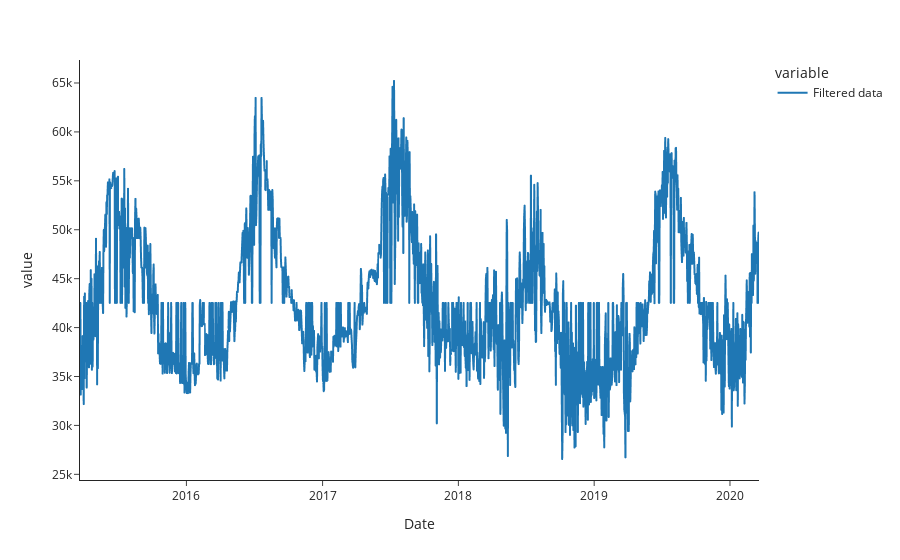

Notebook code cell kept with this figure:
### Code cell
px.line(new)

### Figure 1 — Plotly figure (JSON) as saved in the notebook; plotly's stock layout.template omitted (floating-point values rounded to 4 significant figures; data arrays with more than 128 entries replaced by an {"elided": "..."} marker saying what was removed)
{"data": [{"hovertemplate": "variable=Filtered data<br>Date=%{x}<br>value=%{y}<extra></extra>", "legendgroup": "Filtered data", "line": {"color": "#1F77B4", "dash": "solid"}, "marker": {"symbol": "circle"}, "mode": "lines", "name": "Filtered data", "showlegend": true, "type": "scattergl", "x": {"elided": "1826 str values"}, "xaxis": "x", "y": {"elided": "1826 float values"}, "yaxis": "y"}], "layout": {"legend": {"title": {"text": "variable"}, "tracegroupgap": 0}, "margin": {"t": 60}, "xaxis": {"anchor": "y", "domain": [0, 1], "title": {"text": "Date"}}, "yaxis": {"anchor": "x", "domain": [0, 1], "title": {"text": "value"}}}}
